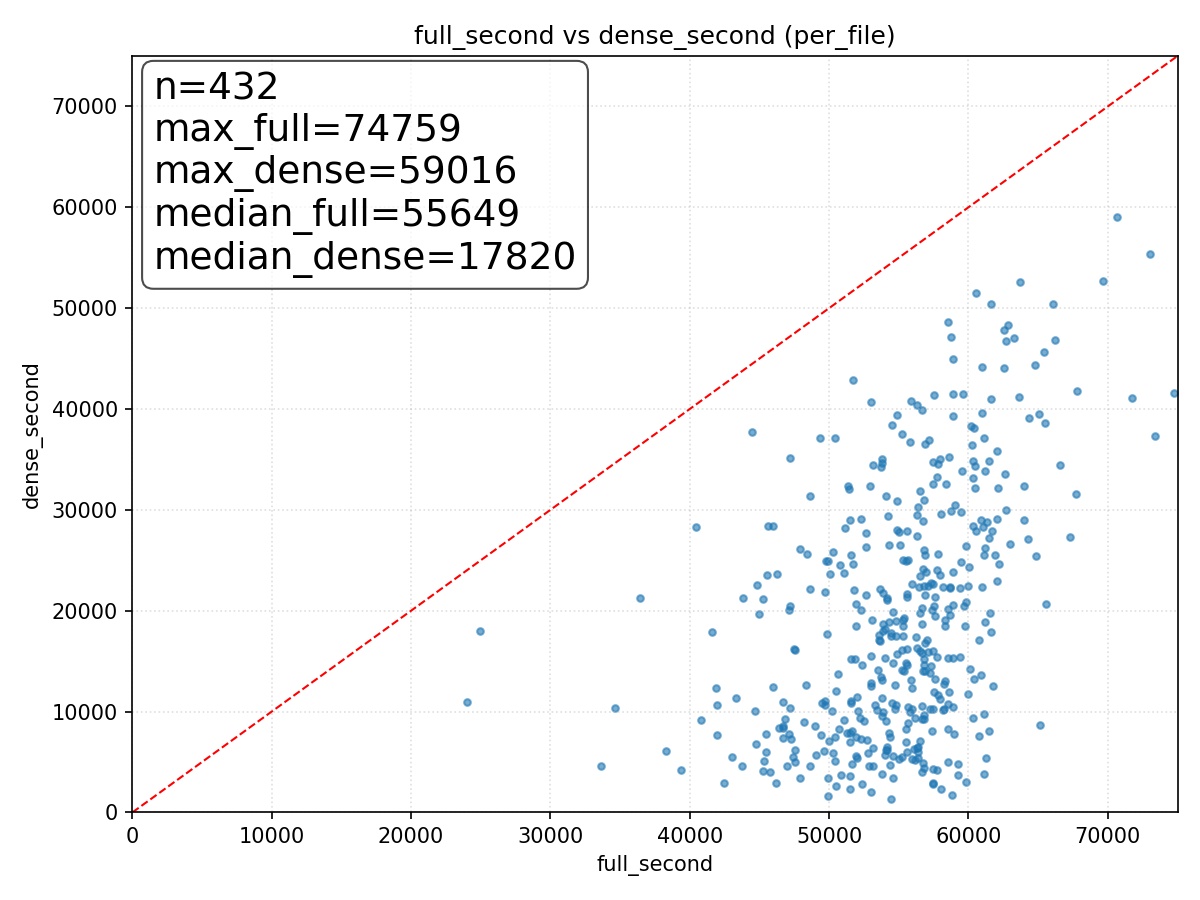

Source code (Python):
#!/usr/bin/env python3
import json
import os
import matplotlib
matplotlib.use('Agg')
import matplotlib.pyplot as plt

IN = os.path.join(os.path.dirname(__file__),'report.json')
OUT = os.path.join(os.path.dirname(__file__),'scatter.png')

with open(IN, 'r') as f:
    data = json.load(f)

per = data.get('per_file', [])
xs = []
ys = []
skipped = 0
for itm in per:
    # build lowercase->orig key map
    km = {k.lower(): k for k in itm.keys()}
    full_k = km.get('full_second') or km.get('fullsecond') or km.get('full_second')
    dense_k = km.get('dense_second') or km.get('densesecond') or km.get('dence_second') or km.get('dencesecond')
    if not full_k or not dense_k:
        skipped += 1
        continue
    fx = itm.get(full_k)
    dy = itm.get(dense_k)
    try:
        x = int(fx)
        y = int(dy)
    except Exception:
        skipped += 1
        continue
    xs.append(x)
    ys.append(y)

print(f'Found {len(xs)} points, skipped {skipped} entries')
if len(xs) == 0:
    raise SystemExit('No data points to plot')

plt.figure(figsize=(8,6))
plt.scatter(xs, ys, s=10, alpha=0.6)
plt.xlabel('full_second')
plt.ylabel('dense_second')
plt.xlim(0, 75000)
plt.ylim(0, 75000)
#draw x=y line
plt.plot([0, 75000], [0, 75000], color='red', linestyle='--', linewidth=1, label='Always On')
plt.title('full_second vs dense_second (per_file)')
plt.grid(True, linestyle=':', alpha=0.4)

# annotate some stats
import statistics
try:
    mx = max(xs)
    my = max(ys)
    medx = int(statistics.median(xs))
    medy = int(statistics.median(ys))
    stats_txt = f"n={len(xs)}\nmax_full={mx}\nmax_dense={my}\nmedian_full={medx}\nmedian_dense={medy}"
    plt.annotate(stats_txt, xy=(0.02, 0.98), xycoords='axes fraction', ha='left', va='top', fontsize=18,
                 bbox=dict(boxstyle='round', fc='white', alpha=0.7))
except Exception:
    pass

os.makedirs(os.path.dirname(OUT), exist_ok=True)
plt.tight_layout()
plt.savefig(OUT, dpi=150)
print('Saved scatter to', OUT)
